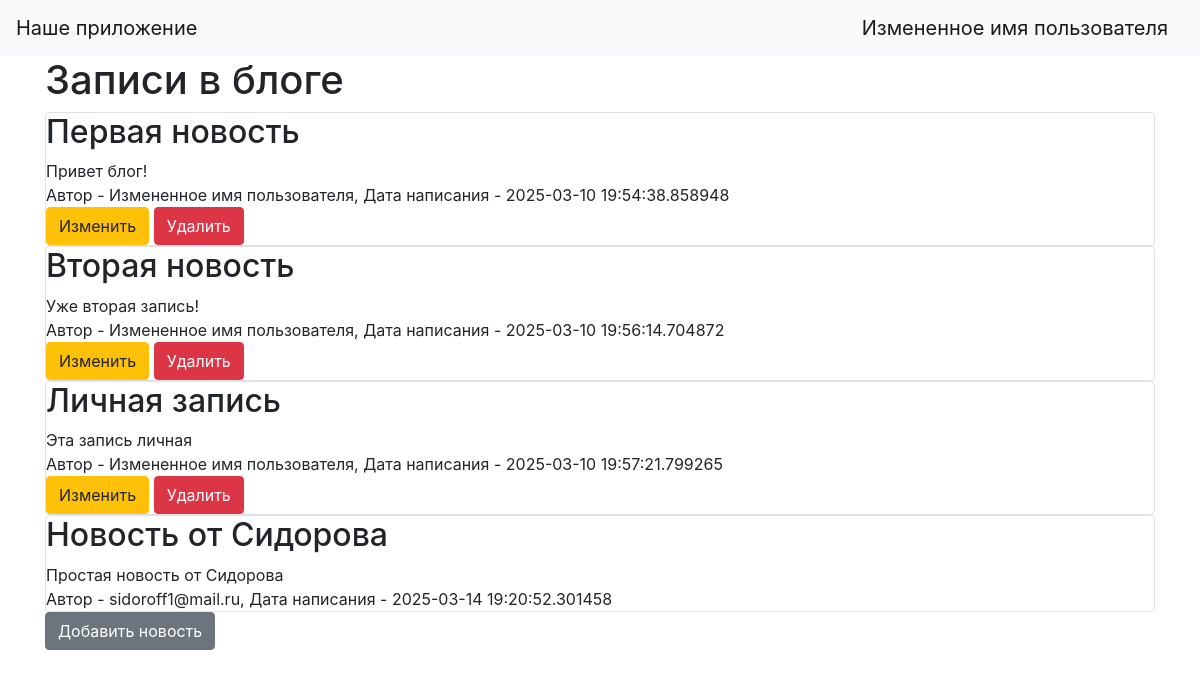
The page / (signed in) on the database its author committed.
### data/users.py (models this page shows, shortened)
class User(SqlAlchemyBase, UserMixin, SerializerMixin):
    __tablename__ = 'users'
    id = sqlalchemy.Column(sqlalchemy.Integer,
                           primary_key=True, autoincrement=True)
    name = sqlalchemy.Column(sqlalchemy.String, nullable=True)
    about = sqlalchemy.Column(sqlalchemy.String, nullable=True)
    email = sqlalchemy.Column(sqlalchemy.String,
                              index=True, unique=True, nullable=True)
    hashed_password = sqlalchemy.Column(sqlalchemy.String, nullable=True)
    created_date = sqlalchemy.Column(sqlalchemy.DateTime,
                                     default=datetime.datetime.now)
    news = orm.relationship("News", back_populates='user')

### data/news.py (models this page shows, shortened)
class News(SqlAlchemyBase, UserMixin, SerializerMixin):
    __tablename__ = 'news'
    id = sqlalchemy.Column(sqlalchemy.Integer,
                           primary_key=True, autoincrement=True)
    title = sqlalchemy.Column(sqlalchemy.String, nullable=True)
    content = sqlalchemy.Column(sqlalchemy.String, nullable=True)
    created_date = sqlalchemy.Column(sqlalchemy.DateTime,
                                     default=datetime.datetime.now)
    is_private = sqlalchemy.Column(sqlalchemy.Boolean, default=True)
    user_id = sqlalchemy.Column(sqlalchemy.Integer,
                                sqlalchemy.ForeignKey("users.id"))
    user = orm.relationship('User')

### main.py (the view)
@app.route("/")
def index():
    db_sess = db_session.create_session()
    if current_user.is_authenticated:
        news = db_sess.query(News).filter(
            (News.user == current_user) | (News.is_private != True))
    else:
        news = db_sess.query(News).filter(News.is_private != True)
    return render_template("index.html", news=news)

### data/db_session.py (called while the page is built)
def create_session() -> Session:
    global __factory
    return __factory()

### main.py (called while the page is built)
@login_manager.user_loader
def load_user(user_id):
    db_sess = db_session.create_session()
    return db_sess.query(User).get(user_id)

### templates/index.html
{% extends "base.html" %}
{% block content %}
<h1>Записи в блоге</h1>
{% for item in news%}
<div class="col-md6 border rounded">
    <h2>{{item.title}}</h2>
    <div>
        {{item.content}}
    </div>
    <div>
        Автор - {{item.user.name}}, Дата написания - {{item.created_date}}
    </div>
    {% if current_user.is_authenticated and current_user == item.user %}
    <div>
        <a href="/news/{{ item.id }}" class="btn btn-warning">
            Изменить
        </a>
        <a href="/news_delete/{{ item.id }}" class="btn btn-danger">
            Удалить
        </a>
    </div>
    {% endif %}
</div>
{% endfor %}
{% if current_user.is_authenticated %}
    <a href="news" class="btn btn-secondary">Добавить новость</a>
{% endif %}
{% endblock %}

### templates/base.html (shortened to what this page needs)
<!DOCTYPE html>
<html lang="en">
<head>
    <link rel="stylesheet"
          href="https://stackpath.bootstrapcdn.com/bootstrap/4.4.1/css/bootstrap.min.css"
>
</head>
<body>
<header>
    <nav class="navbar navbar-light bg-light">
        <a class="navbar-brand" href="#">Наше приложение</a>
        {% if current_user.is_authenticated %}
            <a class="navbar-brand" href="/logout">{{ current_user.name }}</a>
        {% else %}
            <p>
                <a class="btn btn-primary " href="/register">Зарегистрироваться</a>
                <a class="btn btn-success" href="/login">Войти</a>
            </p>
        {% endif %}
    </nav>
</header>
<main role="main" class="container">
    {% block content %}{% endblock %}
</main>
</body>
</html>

### rows shown on the page
User: name "Измененное имя пользователя"
News: title "Первая новость", content "Привет блог!", user.name "Измененное имя пользователя", created_date "2025-03-10 19:54:38.858948"
News: title "Вторая новость", content "Уже вторая запись!", user.name "Измененное имя пользователя", created_date "2025-03-10 19:56:14.704872"
News: title "Личная запись", content "Эта запись личная", user.name "Измененное имя пользователя", created_date "2025-03-10 19:57:21.799265"
News: title "Новость от Сидорова", content "Простая новость от Сидорова", user.name "sidoroff1@mail.ru", created_date "2025-03-14 19:20:52.301458"
